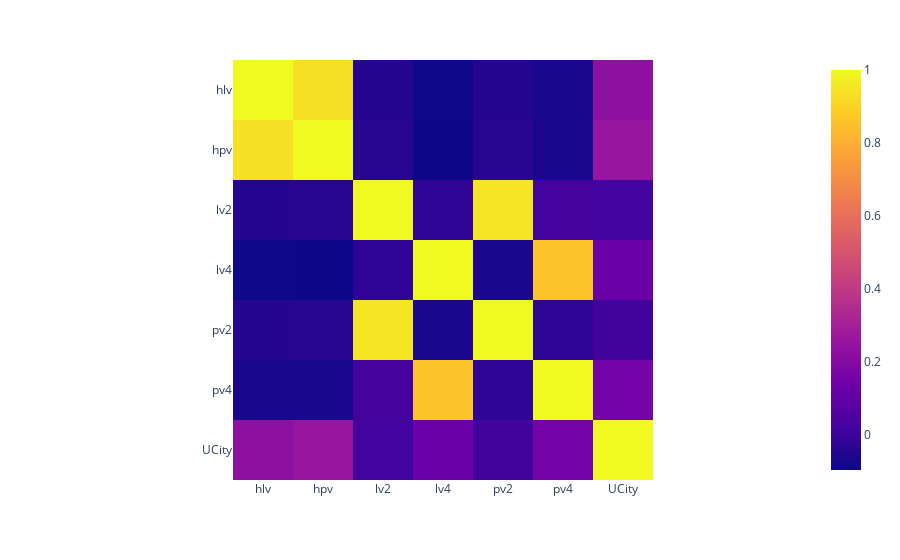

Notebook code cell kept with this figure:
### Markdown cell above
Correlation matrix

### Code cell
df41 = df[['hlv', 'hpv', 'lv2', 'lv4', 'pv2', 'pv4', 'UCity']]
fig = px.imshow(df41.corr())
fig.show()

### Figure 1 — Plotly figure (JSON) as saved in the notebook; plotly's stock layout.template omitted (floating-point values rounded to 4 significant figures)
{"data": [{"coloraxis": "coloraxis", "hovertemplate": "x: %{x}<br>y: %{y}<br>color: %{z}<extra></extra>", "name": "0", "type": "heatmap", "x": ["hlv", "hpv", "lv2", "lv4", "pv2", "pv4", "UCity"], "xaxis": "x", "y": ["hlv", "hpv", "lv2", "lv4", "pv2", "pv4", "UCity"], "yaxis": "y", "z": [[1, 0.9332, -0.04621, -0.09209, -0.04817, -0.06928, 0.2294], [0.9332, 1, -0.03954, -0.09647, -0.0388, -0.06775, 0.2562], [-0.04621, -0.03954, 1, -0.02246, 0.9492, 0.02263, 0.01876], [-0.09209, -0.09647, -0.02246, 1, -0.06692, 0.8615, 0.1229], [-0.04817, -0.0388, 0.9492, -0.06692, 1, -0.02658, 0.01735], [-0.06928, -0.06775, 0.02263, 0.8615, -0.02658, 1, 0.1564], [0.2294, 0.2562, 0.01876, 0.1229, 0.01735, 0.1564, 1]]}], "layout": {"coloraxis": {"colorscale": [[0, "#0d0887"], [0.1111, "#46039f"], [0.2222, "#7201a8"], [0.3333, "#9c179e"], [0.4444, "#bd3786"], [0.5556, "#d8576b"], [0.6667, "#ed7953"], [0.7778, "#fb9f3a"], [0.8889, "#fdca26"], [1, "#f0f921"]]}, "margin": {"t": 60}, "xaxis": {"anchor": "y", "constrain": "domain", "domain": [0, 1], "scaleanchor": "y"}, "yaxis": {"anchor": "x", "autorange": "reversed", "constrain": "domain", "domain": [0, 1]}}}
